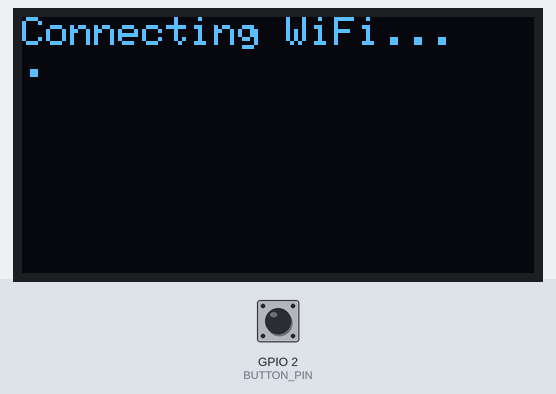
A sketch run on a simulated ESP32. Parts: 128×64 one-colour display. Inputs (shaded band) come from the test bench; at power-on: GPIO 2 (BUTTON_PIN) HIGH. WiFi joins after 1.5 s; servers stay silent unless stated; the local clock reads 2024-03-15 10:24:30 at power-on unless the sketch sets it. At 14.8 s the program puts the board to deep sleep or switches it off; the recording ends there.

Above: at 0.8 s.
At 1.9 s:
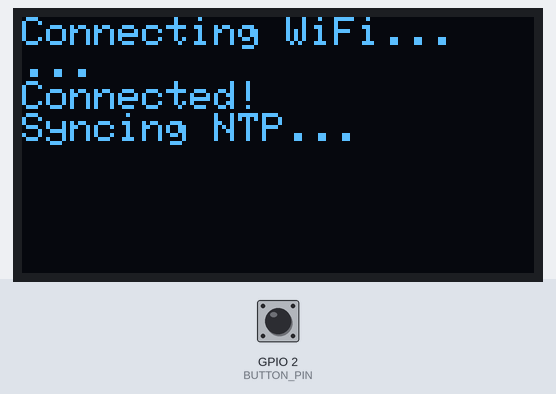
At 14.0 s:
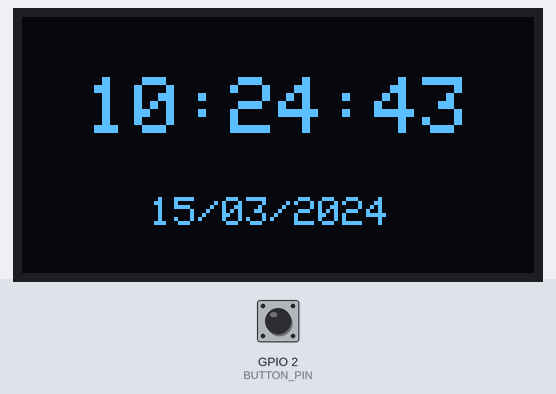
14.1 s: GPIO 2 (BUTTON_PIN) pulled LOW for 0.25 s
Timing chart, 0 to 14.8 s (numbered marks = the images above; inputs shaded):
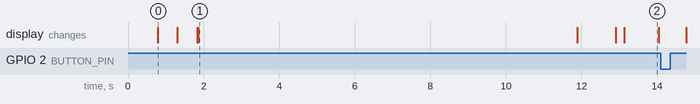

The sketch:

smartwatch.ino
```cpp
#include <WiFi.h>
#include "time.h"
#include <Adafruit_GFX.h>
#include <Adafruit_SSD1306.h>

// ==========================================
// 1. GLOBAL CONFIGURATION (Change these)
// ==========================================
const char* ssid     = "WiFi ssid";
const char* password = "WiFi password";
const int   wifi_channel = 1;                // Set your 2.4GHz Wi-Fi channel (usually 1, 6, or 11)

// Timezone Settings (UTC+7)
const long  gmtOffset_sec = 25200;
const int   daylightOffset_sec = 0;

// OLED Display Settings
#define SCREEN_WIDTH 128
#define SCREEN_HEIGHT 64
#define OLED_RESET    -1
Adafruit_SSD1306 display(SCREEN_WIDTH, SCREEN_HEIGHT, &Wire, OLED_RESET);

// Hardware Pins
#define BUTTON_PIN GPIO_NUM_2

// --- Deep Sleep Persistent Memory ---
RTC_DATA_ATTR int bootCount = 0;
RTC_DATA_ATTR unsigned long lastSyncTimestamp = 0;

// ==========================================
// 2. HELPER FUNCTIONS
// ==========================================
void applyTimezone() {
  configTime(gmtOffset_sec, daylightOffset_sec, "pool.ntp.org", "time.nist.gov");
  setenv("TZ", "WIB-7", 1);
  tzset();
}

void connectToWiFiAndSync() {
  display.clearDisplay();
  display.setCursor(0,0);
  display.setTextSize(1);
  display.println("Connecting WiFi...");
  display.display();

  WiFi.persistent(false);
  WiFi.disconnect(true);
  delay(100);
  WiFi.mode(WIFI_STA);
  delay(100);

  // Connect using the global variables defined at the top
  if (wifi_channel > 0) {
    WiFi.begin(ssid, password, wifi_channel);
  } else {
    WiFi.begin(ssid, password);
  }

  int attempts = 0;
  while (WiFi.status() != WL_CONNECTED && attempts < 12) {
    delay(500);
    display.print(".");
    display.display();
    attempts++;
  }

  if (WiFi.status() == WL_CONNECTED) {
    display.println("\nConnected!");
    display.println("Syncing NTP...");
    display.display();

    applyTimezone();

    struct tm timeinfo;
    int timeoutCounter = 0;
    while (timeoutCounter < 20) {
      if (getLocalTime(&timeinfo)) {
        if (timeinfo.tm_year + 1900 >= 2026) {
          time_t now;
          time(&now);
          lastSyncTimestamp = now;
          break;
        }
      }
      delay(500);
      timeoutCounter++;
    }

    if (timeoutCounter < 20) {
      display.println("Time Sync OK!");
    } else {
      display.println("NTP Sync Failed!");
    }
    display.display();
    delay(1000);
  } else {
    display.println("\nWiFi not found.");
    display.println("Using Local RTC.");
    display.display();
    delay(1500);
  }

  WiFi.disconnect(true);
  WiFi.mode(WIFI_OFF);
}

void displayTime() {
  struct tm timeinfo;
  if(!getLocalTime(&timeinfo)){
    display.clearDisplay();
    display.setCursor(0,0);
    display.println("RTC Read Error");
    display.display();
    return;
  }

  display.clearDisplay();

  // Draw Time
  display.setTextSize(2);
  display.setTextColor(SSD1306_WHITE);
  display.setCursor(16, 15);
  display.printf("%02d:%02d:%02d", timeinfo.tm_hour, timeinfo.tm_min, timeinfo.tm_sec);

  // Draw Date
  display.setTextSize(1);
  display.setCursor(32, 45);
  display.printf("%02d/%02d/%04d", timeinfo.tm_mday, timeinfo.tm_mon + 1, timeinfo.tm_year + 1900);

  display.display();
}

// ==========================================
// 3. MAIN SETUP & LOOP
// ==========================================
void setup() {
  if(!display.begin(SSD1306_SWITCHCAPVCC, 0x3C)) {
    for(;;);
  }

  display.clearDisplay();
  display.setTextColor(SSD1306_WHITE);
  pinMode(BUTTON_PIN, INPUT_PULLUP);

  applyTimezone();

  time_t now;
  time(&now);

  if (bootCount == 0) {
    bootCount++;
    connectToWiFiAndSync();
  } else {
    // Only try to connect to Wi-Fi if at least 1 hour (3600 seconds) has elapsed
    if (now - lastSyncTimestamp >= 3600) {
      connectToWiFiAndSync();
    }
  }

  esp_deep_sleep_enable_gpio_wakeup(1ULL << BUTTON_PIN, ESP_GPIO_WAKEUP_GPIO_LOW);
}

void loop() {
  displayTime();
  delay(200);

  if (digitalRead(BUTTON_PIN) == LOW) {
    delay(500); // Debounce check

    display.clearDisplay();
    display.display();

    esp_deep_sleep_start();
  }
}
```

Measured:
- after the input at 14.1 s, every drawn part: stays the same
- what the display in image 1 shows lasts 10.0 s, from 1.9 s to 11.9 s
- what the display in image 2 shows lasts 0.9 s, from 13.1 s to 14.0 s
